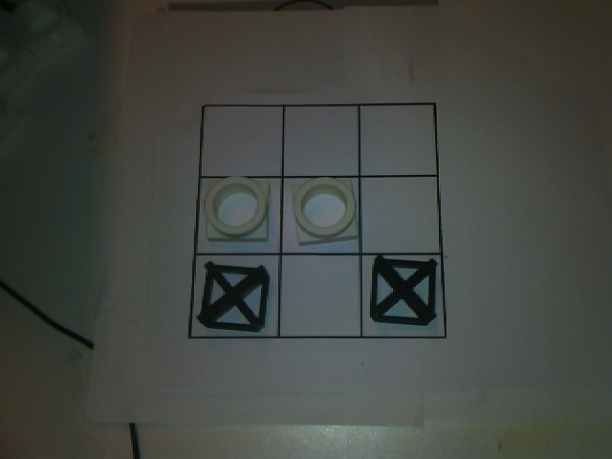
#> input picture testikuvat/current.jpg, 612 x 459 px, found by its file name
$ python kuvantunnistus.py   (older library calls are emulated)
#> lines starting #> are read from the running program, lines starting #| are printed output that depends on the picture
import cv2
import numpy as np
import imutils
import urllib.request
from skimage import exposure
from skimage import io

def detectShape(c):
    shape = "empty or not found"
    peri = cv2.arcLength(c, True)
    approx = cv2.approxPolyDP(c, 0.03 * peri, True)

    if len(approx) == 3:

        shape = "X"
    elif len(approx) > 6 and cv2.contourArea(c) > 40:
        shape = "O"
    else:
        shape = "tyhja"
    return shape

def grapURimage(url):

    resp = urllib.request.urlopen(url)

    image = np.asarray(bytearray(resp.read()), dtype="uint8")
    image = cv2.imdecode(image, cv2.IMREAD_COLOR)
#> image is the input picture: shape (459, 612, 3); mean B, G, R 65.5, 70.4, 66.7
    return image

def detectGame(playerType):
    #src = cv2.imread('testikuvat/current.jpg') #kuva tiedostosta
    src = grapURimage("http://192.168.100.10:4242/current.jpg?type=color")

    img = cv2.cvtColor(src, cv2.COLOR_BGR2GRAY)
    img = exposure.rescale_intensity(img, out_range = (0, 255))
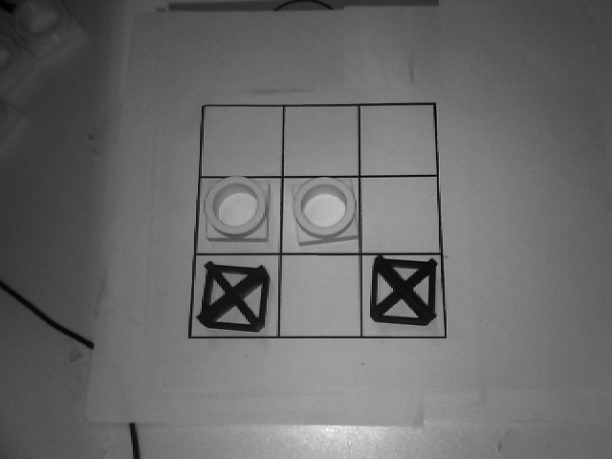
#> img: shape (459, 612) float64; min 0, max 255, mean 106.5
#> (the run stopped early here; a loop or call above may not have finished)
